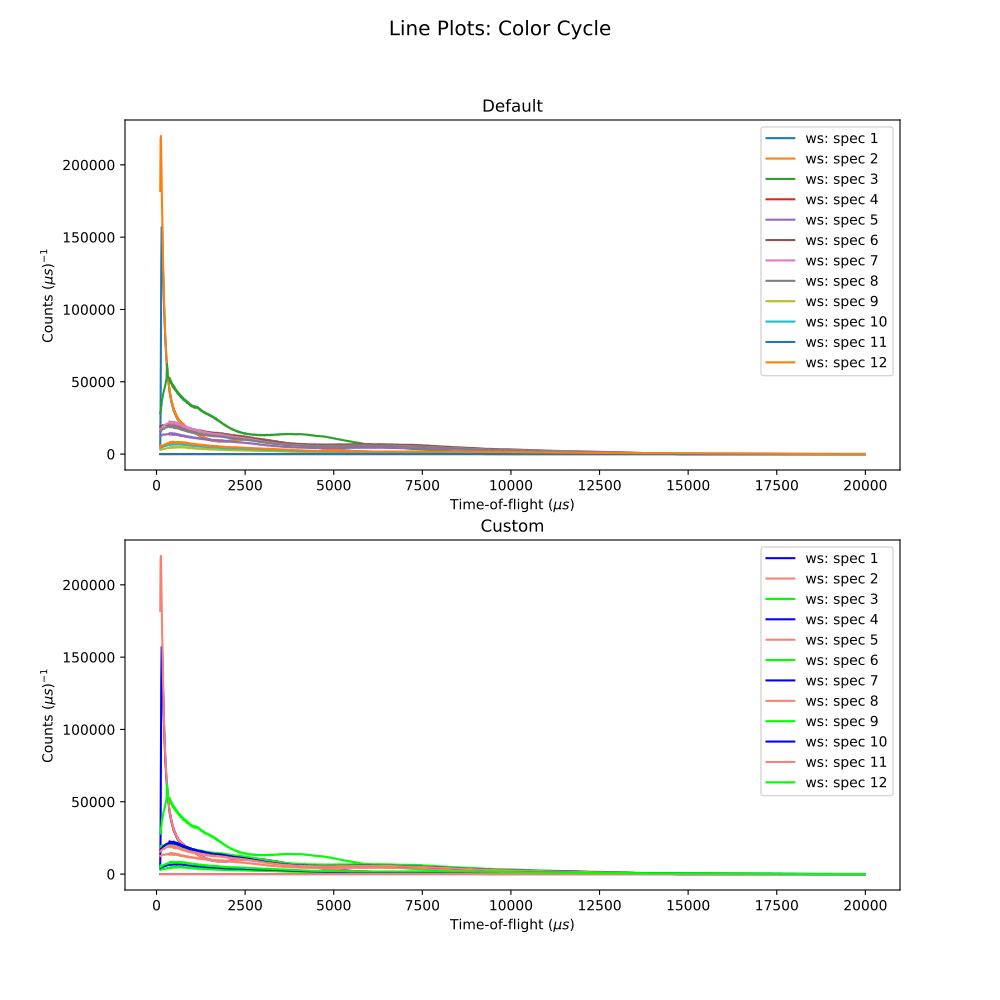

Write the Python code that produced this figure.
import matplotlib.pyplot as plt
from mantid import plots
from mantid.simpleapi import *

ws=Load('GEM40979.raw')
Number = 12 # How many Spectra to Plot

prop_cycle = plt.rcParams['axes.prop_cycle']
colors = prop_cycle.by_key()['color'] # 10 colors in default cycle

'''Change the following two parameters as you wish'''
custom_colors = ['#0000ffff', 'salmon','#00ff00ff'] # I've chosen Blue, Salmon, Green

fig = plt.figure(figsize = (10,10))
ax1 = plt.subplot(211,projection='mantid')
for i in range(Number):
   ax1.plot(ws, specNum = i+1, color=colors[i%len(colors)])
ax1.set_title('Default')
ax1.legend()

ax2 = plt.subplot(212,projection='mantid')
for i in range(Number):
   ax2.plot(ws, specNum= i+1, color=custom_colors[i%len(custom_colors)])
ax2.set_title('Custom')
ax2.legend()

fig.suptitle('Line Plots: Color Cycle', fontsize='x-large')
#fig.show()
